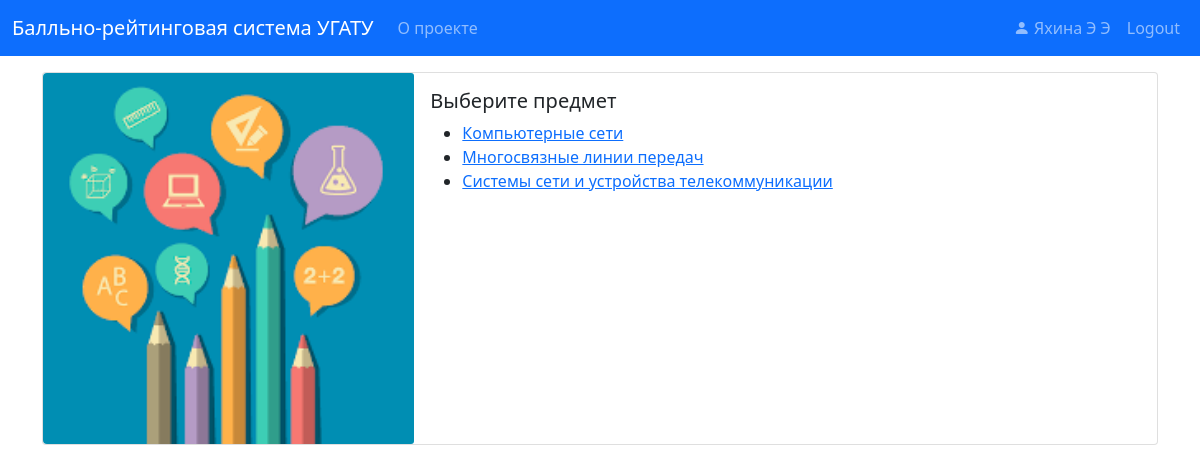
The page /tutors/subjects (signed in) on the database its author committed.
### pointraing/models.py (models this page shows, shortened)
class User(db.Model, UserMixin):
    id = db.Column(db.String(32), primary_key=True)
    name = db.Column(db.String(120), nullable=False)
    surname = db.Column(db.String(120), nullable=False)
    patronymic = db.Column(db.String(120), nullable=False)
    login = db.Column(db.String(20), unique=True, nullable=False)
    password = db.Column(db.String(60), nullable=False)
    role_id = db.Column(db.String, db.ForeignKey('role.id'), nullable=False)
    role = db.relationship('Role', backref=db.backref('users', lazy=True))
    group_id = db.Column(db.String, db.ForeignKey('group.id'), nullable=True)

class Subject(db.Model):
    id = db.Column(db.String(32), primary_key=True)
    name = db.Column(db.String(120), nullable=False)
    count_hours = db.Column(db.Integer, nullable=False)
    labs = db.relationship('Lab', backref='subject', lazy=True)
    attendance = db.relationship('Attendance', backref='subject', lazy=True)

### pointraing/tutors/routes.py (the view)
@tutors.route("/subjects")
@login_required
def subjects():
    subjects_list = Subject.query.all()
    return render_template('subjects.html',
                           title="Учебные предметы",
                           subjects=subjects_list
                           )

### pointraing/models.py (called while the page is built)
@login_manager.user_loader
def load_user(user_id):
    return User.query.get(user_id)

### pointraing/tutors/templates/subjects.html
{% extends "layout.html" %}
{% block content %}
    <div class="card my-3">
        <div class="row g-0">
            <div class="col-md-4">
                <img src="/static/images/subject.png"
                     class="card-img rounded-start" alt="...">
            </div>
            <div class="col-md-8">
                <div class="card-body">
                    <h5 class="card-title">Выберите предмет</h5>
                    <ul>
                    {% for item in subjects %}
                        <li>
                            <a href="{{ url_for('tutors.get_groups', subject_id=item.id) }}">{{ item.name }}</a>
                        </li>
                    {% endfor %}
                    </ul>
                </div>
            </div>
        </div>
    </div>
{% endblock %}

### pointraing/templates/layout.html (shortened to what this page needs)
<!DOCTYPE html>
<html>
<head>
    <link rel="stylesheet" type="text/css" href="{{ url_for('static', filename='styles/bootstrap.css') }}">
    <link rel="stylesheet"
          href="{{ url_for('static', filename='node_modules/bootstrap-icons/font/bootstrap-icons.css') }}">
    <link rel="stylesheet" type="text/css" href="{{ url_for('static', filename='main.css') }}">
</head>
<body>
<header class="site-header">
    <nav class="navbar navbar-expand-lg navbar-dark bg-primary">
        <div class="container-fluid">
            <a class="navbar-brand" href="{{ url_for('main.home') }}">Балльно-рейтинговая система УГАТУ</a>
            <div class="collapse navbar-collapse" id="navbarToggle">
                <div class="navbar-nav me-auto">
                    <a class="nav-item nav-link" href="{{url_for('main.about')}}">О проекте</a>
                </div>
                <div class="navbar-nav">
                    {% if current_user.is_authenticated %}
                        <a class="nav-item nav-link d-inline-block"
                           href="{{ url_for('users.account') }}">
                            <i class="bi bi-person-fill d-inline-block"></i>
                            {{ " ".join((current_user.surname, current_user.name[0], current_user.patronymic[0])) }}
                        </a>
                        <a class="nav-item nav-link" href="{{ url_for('users.logout') }}">Logout</a>
                    {% else %}
                        <a class="nav-item nav-link" href="{{ url_for('users.login') }}">Login</a>
                    {% endif %}
                </div>
            </div>
        </div>
    </nav>
</header>
<main role="main" class="container">
    <div class="row">
        <div class="mw-100">
            {% block content %}{% endblock %}
        </div>
    </div>
</main>
</body>
</html>

### rows shown on the page
User: surname+name+patronymic "Яхина Э Э"
Subject: name "Компьютерные сети"
Subject: name "Многосвязные линии передач"
Subject: name "Системы сети и устройства телекоммуникации"
